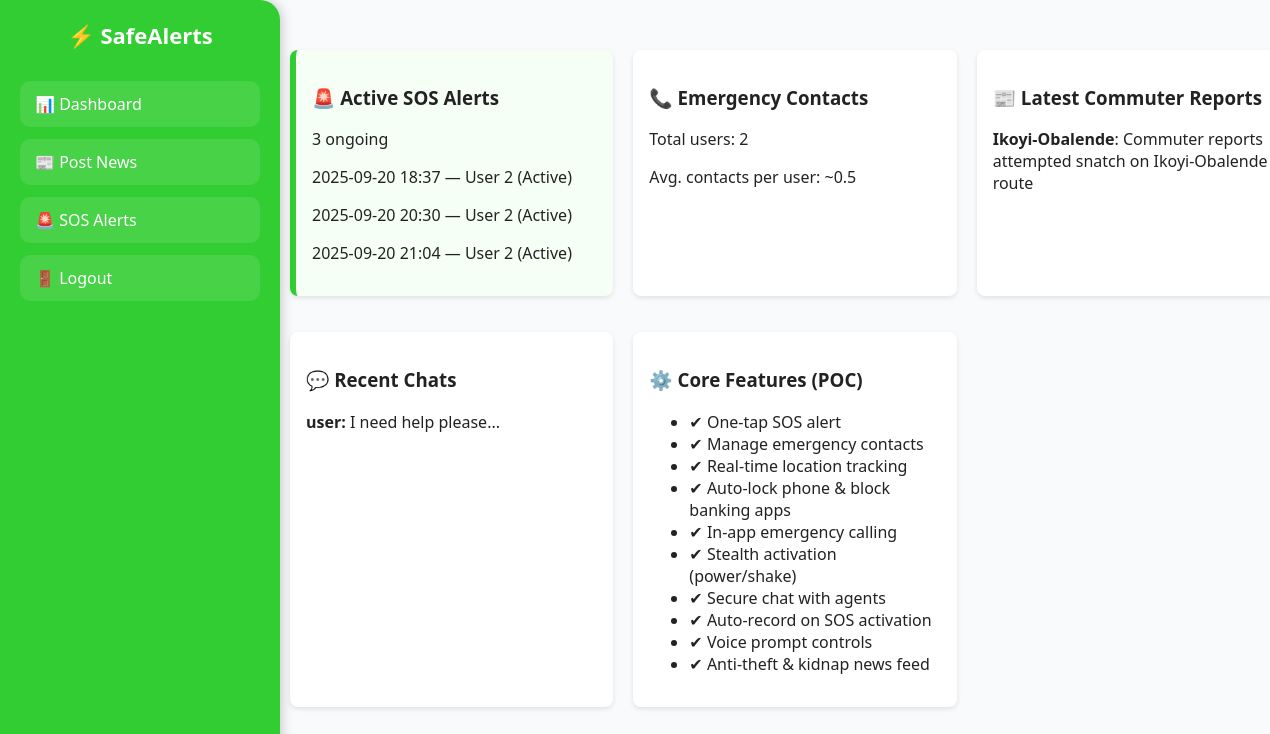
The page /admin (signed in) on the database its author committed.
### app.py (models this page shows)
class Alert(db.Model):
    id = db.Column(db.Integer, primary_key=True)
    user_id = db.Column(db.Integer, db.ForeignKey('user.id'), nullable=False)
    lat = db.Column(db.Float)
    lng = db.Column(db.Float)
    timestamp = db.Column(db.DateTime, default=datetime.utcnow)
    active = db.Column(db.Boolean, default=True)
    recorded = db.Column(db.Boolean, default=False)

class News(db.Model):
    id = db.Column(db.Integer, primary_key=True)
    title = db.Column(db.String(255))
    description = db.Column(db.Text)
    route = db.Column(db.String(255))
    created_at = db.Column(db.DateTime, default=datetime.utcnow)

class ChatMessage(db.Model):
    id = db.Column(db.Integer, primary_key=True)
    user_id = db.Column(db.Integer, db.ForeignKey('user.id'))
    sender_role = db.Column(db.String(20))  # 'user' or 'agent' or 'admin'
    message = db.Column(db.Text)
    timestamp = db.Column(db.DateTime, default=datetime.utcnow)

### app.py (the view)
@app.route('/admin')
def admin_dashboard():
    if not g.user or not g.user.is_admin:
        flash('Admin access required', 'warning')
        return redirect(url_for('login'))
    users = User.query.all()
    news = News.query.order_by(News.created_at.desc()).all()
    alerts = Alert.query.filter_by(active=True).all()
    recent_msgs = ChatMessage.query.order_by(ChatMessage.timestamp.desc()).limit(5).all()
    total_contacts = Contact.query.count()
    avg_contacts = round(total_contacts / len(users), 1) if users else 0
    return render_template(
        'admin/dashboard.html',
        users=users, news=news,
        alerts=alerts, recent_msgs=recent_msgs,
        avg_contacts=avg_contacts
    )

### app.py (called while the page is built)
@app.before_request
def load_user():
    g.user = None
    if 'user_id' in session:
        g.user = User.query.get(session['user_id'])

### templates/admin/dashboard.html
{% extends 'base_admin.html' %}
{% block content %}
<div class="dashboard-grid">
  <div class="card highlight">
    <h3>🚨 Active SOS Alerts</h3>
    <p>{{ alerts|length }} ongoing</p>
    {% for a in alerts %}
      <p>{{ a.timestamp.strftime("%Y-%m-%d %H:%M") }} — User {{ a.user_id }} ({{ "Active" if a.active else "Closed" }})</p>
    {% else %}
      <p>No active alerts</p>
    {% endfor %}
  </div>
  <div class="card">
    <h3>📞 Emergency Contacts</h3>
    <p>Total users: {{ users|length }}</p>
    <p>Avg. contacts per user: ~{{ avg_contacts }}</p>
  </div>
  <div class="card">
    <h3>📰 Latest Commuter Reports</h3>
    {% for n in news[:5] %}
      <p><b>{{ n.route }}</b>: {{ n.title }}</p>
    {% else %}
      <p>No reports yet</p>
    {% endfor %}
  </div>
  <div class="card">
    <h3>💬 Recent Chats</h3>
    {% for msg in recent_msgs %}
      <p><b>{{ msg.sender_role }}:</b> {{ msg.message[:50] }}...</p>
    {% else %}
      <p>No chats yet</p>
    {% endfor %}
  </div>
  <div class="card features">
    <h3>⚙️ Core Features (POC)</h3>
    <ul>
      <li>✔ One-tap SOS alert</li>
      <li>✔ Manage emergency contacts</li>
      <li>✔ Real-time location tracking</li>
      <li>✔ Auto-lock phone & block banking apps</li>
      <li>✔ In-app emergency calling</li>
      <li>✔ Stealth activation (power/shake)</li>
      <li>✔ Secure chat with agents</li>
      <li>✔ Auto-record on SOS activation</li>
      <li>✔ Voice prompt controls</li>
      <li>✔ Anti-theft & kidnap news feed</li>
    </ul>
  </div>
</div>
{% endblock %}

### templates/base_admin.html (shortened to what this page needs)
<!DOCTYPE html>
<html lang="en">
<head>
  <link rel="stylesheet" href="{{ url_for('static', filename='css/style.css') }}">
</head>
<body>
  <div class="sidebar admin-sidebar">
    <h2>⚡ SafeAlerts</h2>
    <a href="{{ url_for('admin_dashboard') }}">📊 Dashboard</a>
    <a href="{{ url_for('admin_new_news') }}">📰 Post News</a>
     <a href="{{ url_for('admin_sos_alerts') }}">🚨 SOS Alerts</a>
    <a href="{{ url_for('logout') }}">🚪 Logout</a>
  </div>
  <div class="content">
    {% block content %}{% endblock %}
  </div>
</body>
</html>

### static/css/style.css (style rules this page uses)
body { margin: 0; padding: 0; font-family: 'Segoe UI', Tahoma, Geneva, Verdana, sans-serif; background: #f9fafb; color: #222; height: 100%; }
.sidebar { position:fixed; left:0;top:0; width:220px; height:100%; background:#222; color:#fff; padding:1rem; }
.sidebar { width: 240px; height: 100vh; padding: 20px; background: limegreen; color: white; position: fixed; top: 0; left: 0; box-shadow: 2px 0 12px rgba(0,0,0,0.2); display: flex; flex-direction: column; border-radius: 0 20px 20px 0; }
.sidebar h2 { margin-top: 0; font-size: 22px; text-align: center; margin-bottom: 25px; }
.sidebar a { display: block; padding: 12px 15px; margin: 6px 0; text-decoration: none; color: white; background: rgba(255,255,255,0.1); border-radius: 10px; transition: all 0.3s ease; font-weight: 500; }
.content { margin-left: 260px; padding: 30px; width: calc(100% - 260px); }
.card { background:#fff;padding:1rem;border-radius:8px;margin-bottom:1rem;box-shadow:0 2px 5px rgba(0,0,0,.1); }
.dashboard-grid { display: grid; grid-template-columns: repeat(auto-fit, minmax(280px, 1fr)); gap: 20px; margin-top: 20px; }
.highlight { border-left: 6px solid limegreen; background: #f6fff6; }

### rows shown on the page
Alert: timestamp "2025-09-20 18:37", user_id "2", active "Active"
Alert: timestamp "2025-09-20 20:30", user_id "2", active "Active"
Alert: timestamp "2025-09-20 21:04", user_id "2", active "Active"
News: route "Ikoyi-Obalende", title "Commuter reports attempted snatch on Ikoyi-Obalende route"
ChatMessage: sender_role "user", message "I need help please"

### other values the page prints
{{ alerts|length }} "3"
{{ users|length }} "2"
{{ avg_contacts }} "0.5"
